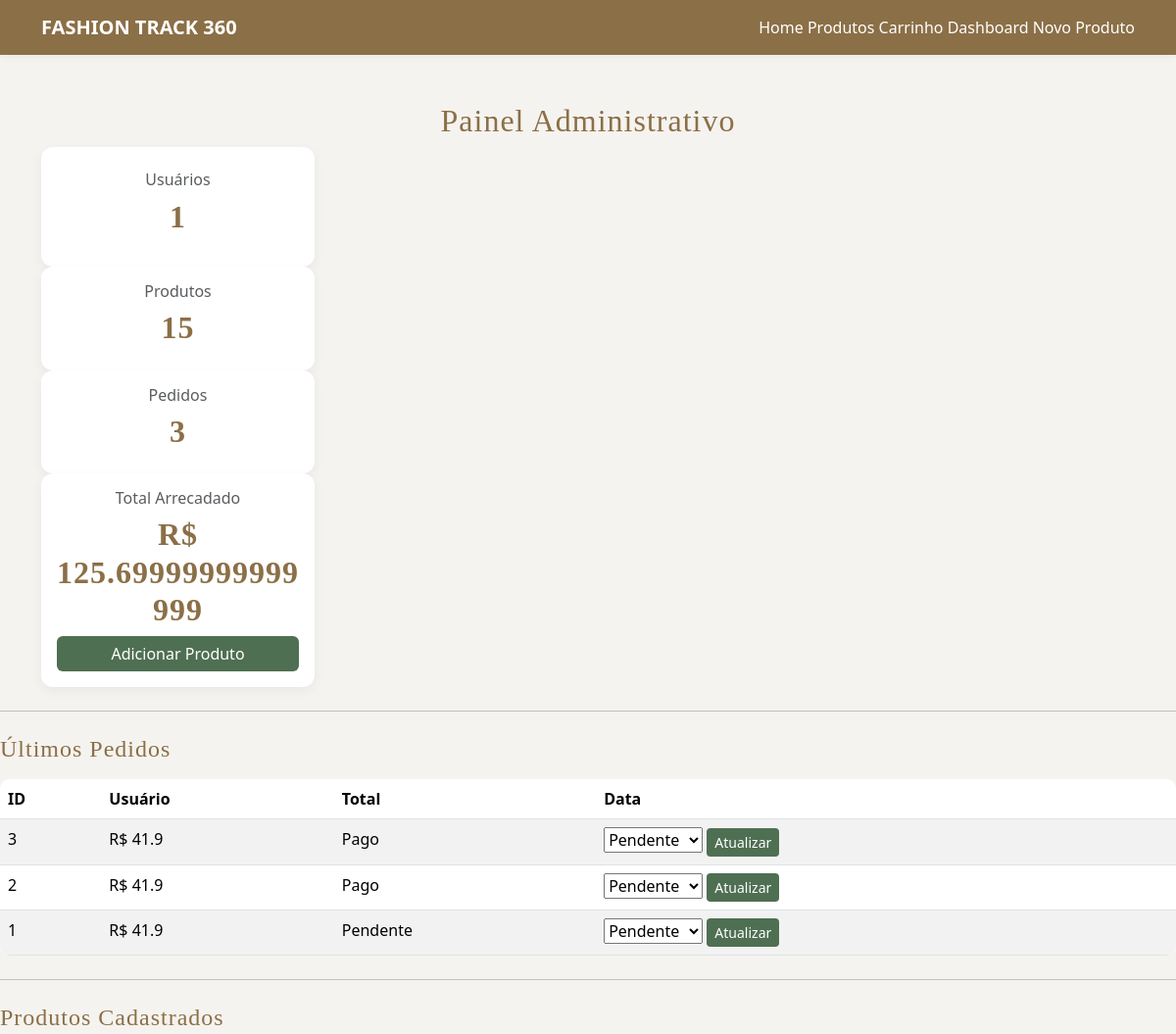
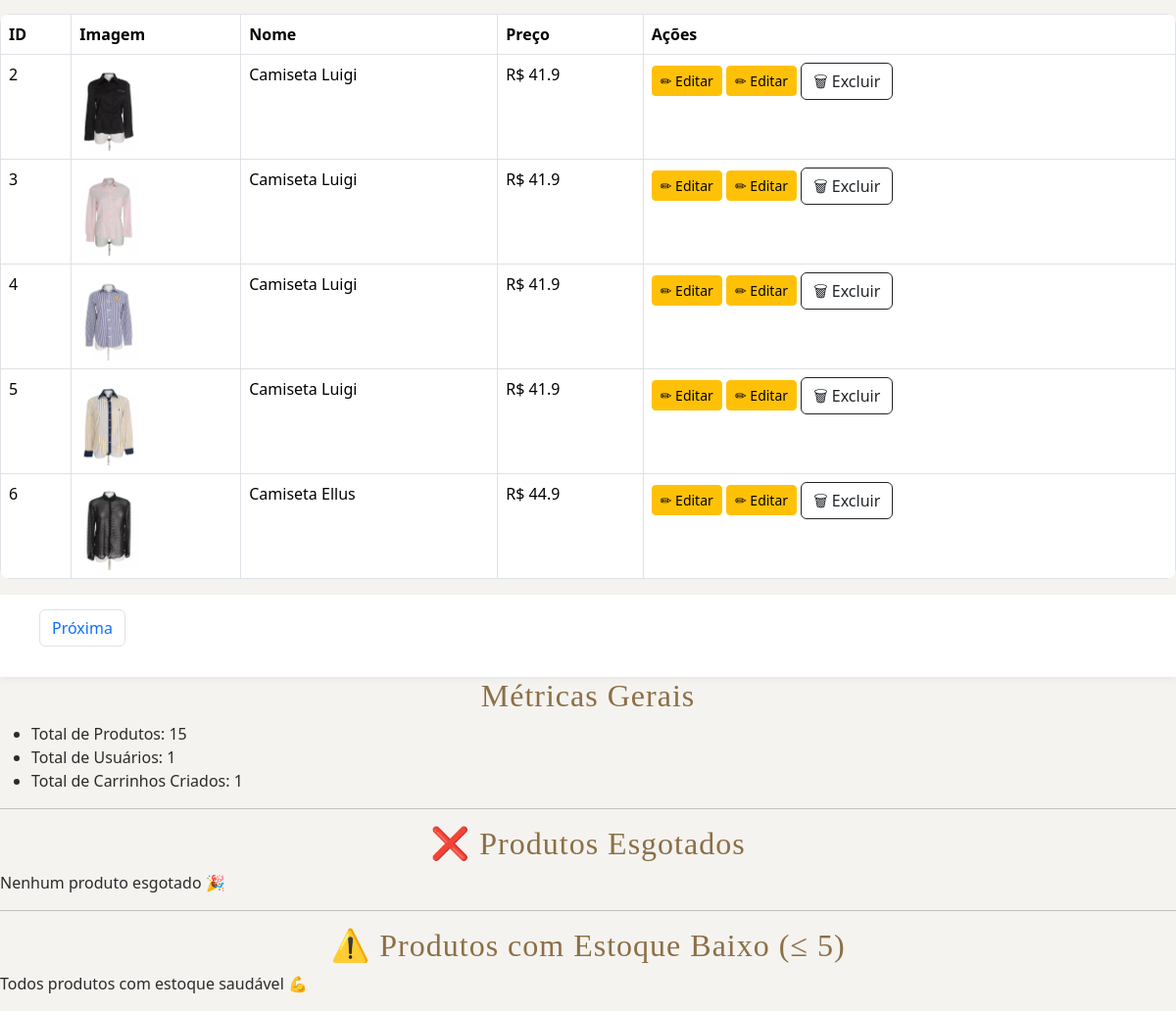
The app's page /admin/dashboard (signed in) with its own data (2 pictures, top to bottom).
### app/models.py (models this page shows, shortened)
class Order(db.Model):
    __tablename__ = 'orders'
    id = db.Column(db.Integer, primary_key=True)  # <<< ESSA LINHA É OBRIGATÓRIA
    user_id = db.Column(db.Integer, db.ForeignKey('user.id'), nullable=False)
    total = db.Column(db.Float, nullable=False)
    user = db.relationship('User', backref='orders')
    created_at = db.Column(db.DateTime, default=datetime.utcnow)
    status = db.Column(db.String(20), default="Pendente")

class Product(db.Model):
    __tablename__ = 'products'
    id = db.Column(db.Integer, primary_key=True)
    nome = db.Column(db.String(100), nullable=False)
    descricao = db.Column(db.Text, nullable=False)
    preco = db.Column(db.Float, nullable=False)
    imagem = db.Column(db.String(200), default="sem-imagem.png")
    categoria = db.Column(db.String(100))
    visivel = db.Column(db.Boolean, default=True)
    estoque = db.Column(db.Integer, default=0)

### app/routes.py (the view)
@main.route('/admin/dashboard')
@login_required
def admin_dashboard():
    if not current_user.is_admin:
        return redirect(url_for('main.index'))
    page = request.args.get("page", 1, type=int)
    produtos = Product.query.paginate(page=page, per_page=5)
    pedidos = Order.query.order_by(Order.created_at.desc()).limit(5).all()
    total_produtos = Product.query.count()
    total_usuarios = User.query.count()
    total_carrinhos = Cart.query.count()
    total_pedidos = Order.query.count()
    total_arrecadado = db.session.query(db.func.sum(Order.total)).scalar() or 0
    produtos_sem_estoque = Product.query.filter_by(estoque=0).all()
    produtos_estoque_baixo = Product.query.filter(
        Product.estoque <= 5,
        Product.estoque > 0
    ).all()
    return render_template(
        'admin_dashboard.html',
        produtos=produtos,
        pedidos=pedidos,
        total_produtos=total_produtos,
        total_usuarios=total_usuarios,
        total_carrinhos=total_carrinhos,
        total_pedidos=total_pedidos,
        total_arrecadado=total_arrecadado,
        produtos_sem_estoque=produtos_sem_estoque,
        produtos_estoque_baixo=produtos_estoque_baixo
    )

### app/__init__.py (called while the page is built)
def create_app():
    app = Flask(__name__)
    app.config.from_object('config.Config')
    db.init_app(app)
    login_manager.init_app(app)
    from .auth import auth
    from .routes import main
    from .admin import admin   # <<< IMPORTANTE
    app.register_blueprint(auth)
    app.register_blueprint(main)
    app.register_blueprint(admin)  # <<< IMPORTANTE
    @login_manager.user_loader
    def load_user(user_id):
        return User.query.get(int(user_id))
    return app

### app/templates/admin_dashboard.html (shortened to what this page needs)
{% extends "base.html" %}
{% block content %}
<div class="container mt-5">
    <h2>Painel Administrativo</h2>
    <div class="col-md-3">
    <div class="card p-4 text-center">
        <h6 class="text-muted">Usuários</h6>
        <h2 class="fw-bold">{{ total_usuarios }}</h2>
    </div>
</div>
        <div class="col-md-3">
            <div class="card p-3 text-center">
                <h6 class="text-muted">Produtos</h6>
<h2 class="fw-bold">{{ total_produtos }}</h2>
            </div>
        </div>
        <div class="col-md-3">
            <div class="card p-3 text-center">
                <h6 class="text-muted">Pedidos</h6>
<h2 class="fw-bold">{{ total_pedidos }}</h2>
            </div>
        </div>
        <div class="col-md-3">
            <div class="card p-3 text-center">
                <h6 class="text-muted">Total Arrecadado</h6>
<h2 class="fw-bold">R$ {{ total_arrecadado }}</h2>
                <a href="{{ url_for('admin.novo_produto') }}" class="btn btn-primary">
    Adicionar Produto
</a>
            </div>
        </div>
    </div>
    <hr class="my-4">
    <h4>Últimos Pedidos</h4>
    <table class="table table-striped mt-3">
        <thead>
            <tr>
                <th>ID</th>
                <th>Usuário</th>
                <th>Total</th>
                <th>Data</th>
            </tr>
        </thead>
        <tbody>
          {% for pedido in pedidos %}
<tr>
    <td>{{ pedido.id }}</td>
    <td>R$ {{ pedido.total }}</td>
    <td>{{ pedido.status }}</td>
    <td>
        <form method="POST"
              action="{{ url_for('admin.alterar_status_pedido', pedido_id=pedido.id) }}">
            <select name="status">
                <option>Pendente</option>
            </select>
            <button type="submit" class="btn btn-sm btn-primary">
                Atualizar
            </button>
        </form>
    </td>
</tr>
{% endfor %}
        </tbody>
    </table>
    <hr class="my-4">
<h4>Produtos Cadastrados</h4>
<table class="table table-bordered mt-3">
    <thead>
        <tr>
            <th>ID</th>
            <th>Imagem</th>
            <th>Nome</th>
            <th>Preço</th>
            <th>Ações</th>
        </tr>
    </thead>
    <tbody>
        {% for produto in produtos.items %}
        <tr>
            <td>{{ produto.id }}</td>
            <td>
                <img src="{{ url_for('static', filename='uploads/' + produto.imagem) }}" width="60">
            </td>
            <td>{{ produto.nome }}</td>
            <td>R$ {{ produto.preco }}</td>
            <td>
                <a href="{{ url_for('admin.editar_produto', id=produto.id) }}"
                   class="btn btn-warning btn-sm">
                   ✏ Editar
                </a>
                <a href="{{ url_for('admin.editar_produto', id=produto.id) }}"
   class="btn btn-sm btn-warning">
   ✏ Editar
</a>
<form action="{{ url_for('admin.excluir_produto', id=produto.id) }}"
      method="POST"
      style="display:inline;"
      onsubmit="return confirm('Tem certeza que deseja excluir este produto?');">
    <button type="submit" class="btn btn-outline-dark">
        🗑 Excluir
    </button>
</form>
            </td>
        </tr>
        {% endfor %}
    </tbody>
</table>
<nav class="mt-3">
  <ul class="pagination">
    {% if produtos.has_next %}
      <li class="page-item">
        <a class="page-link"
           href="{{ url_for('admin.dashboard', page=produtos.next_num) }}">
           Próxima
        </a>
      </li>
    {% endif %}
  </ul>
</nav>
<h2>Métricas Gerais</h2>
<ul>
    <li>Total de Produtos: {{ total_produtos }}</li>
    <li>Total de Usuários: {{ total_usuarios }}</li>
    <li>Total de Carrinhos Criados: {{ total_carrinhos }}</li>
</ul>
<hr>
<h2>❌ Produtos Esgotados</h2>
{% if produtos_sem_estoque %}
    <ul>
        {% for produto in produtos_sem_estoque %}
            <li>{{ produto.nome }}</li>
        {% endfor %}
    </ul>
{% else %}
    <p>Nenhum produto esgotado 🎉</p>
{% endif %}
<hr>
<h2>⚠️ Produtos com Estoque Baixo (≤ 5)</h2>
{% if produtos_estoque_baixo %}
    <ul>
        {% for produto in produtos_estoque_baixo %}
            <li>{{ produto.nome }} ({{ produto.estoque }} restantes)</li>
        {% endfor %}
    </ul>
{% else %}
    <p>Todos produtos com estoque saudável 💪</p>
{% endif %}
{% endblock %}

### app/static/css/style.css (style rules this page uses)
* { margin: 0; padding: 0; box-sizing: border-box; font-family: 'Segoe UI', sans-serif; }
body { background-color: #f5f5f5; color: #333; }
nav { background-color: white; padding: 15px 40px; box-shadow: 0 2px 8px rgba(0,0,0,0.05); display: flex; gap: 25px; }
nav a { text-decoration: none; color: #333; font-weight: 500; transition: 0.3s; }
h2 { text-align: center; margin: 40px 0; font-size: 28px; }
.card { background: #ffffff; border-radius: 12px; overflow: hidden; box-shadow: 0 4px 20px rgba(0,0,0,0.08); transition: 0.3s; text-align: center; padding-bottom: 20px; }

### app/templates/base.html (style rules this page uses)
:root { --offwhite: #F5F3EF; --brown: #8B6F47; --green: #4F6F52; --dark: #2B2B2B; }
body { background-color: var(--offwhite); color: var(--dark); font-family: 'Poppins', sans-serif; }
.btn-primary { background-color: var(--green); border: none; }
.card { border: none; border-radius: 12px; box-shadow: 0 4px 12px rgba(0,0,0,0.05); }
.table { background-color: white; border-radius: 10px; overflow: hidden; }
h2, h4 { color: var(--brown); }
h1, h2, h3, h4, h5 { font-family: 'Playfair Display', serif; letter-spacing: 1px; }

### records on screen
Order: id "3", total "41.9", status "Pago"
Order: id "2", total "41.9", status "Pago"
Order: id "1", total "41.9", status "Pendente"
Product: id "2", imagem (picture), nome "Camiseta Luigi", preco "41.9"
Product: id "3", imagem (picture), nome "Camiseta Luigi", preco "41.9"
Product: id "4", imagem (picture), nome "Camiseta Luigi", preco "41.9"
Product: id "5", imagem (picture), nome "Camiseta Luigi", preco "41.9"
Product: id "6", imagem (picture), nome "Camiseta Ellus", preco "44.9"

### other values on screen
{{ total_usuarios }} "1"
{{ total_produtos }} "15"
{{ total_pedidos }} "3"
{{ total_arrecadado }} "125.69999999999999"
{{ total_carrinhos }} "1"
